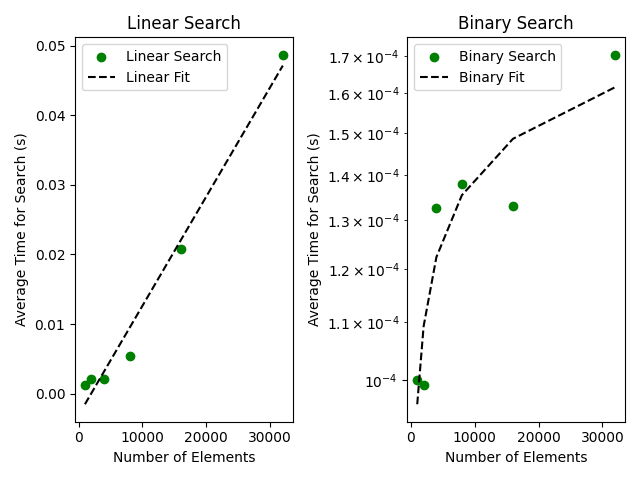

Reproduce this figure in Python.
import math
import timeit
import random
import matplotlib.pyplot as plt
import numpy as np
from scipy.optimize import curve_fit

def lin_search(sorted_list, key):
    i = 0
    for i in range(len(sorted_list)):
        if key == sorted_list[i]:
            return i
    return None

def bin_search(list, first, last, key):
    if first<= last:
        mid = math.floor((first+last)/2)
        if(key == list[mid]):
            return mid
        elif (key < list[mid]):
            return bin_search(list, first, mid-1, key )
        elif (key > list[mid]):
            return bin_search(list, mid+1, last, key)
        


def measure_lin_times(sorted_list):
    key =random.choice(sorted_list)
    times =  timeit.repeat(lambda:lin_search(sorted_list,key), number = 100, repeat = 1000)
    return times

def measure_bin_times(sorted_list):
    last_index = len(sorted_list) - 1
    key = random.choice(sorted_list)
    times =  timeit.repeat(lambda:bin_search(sorted_list,0, last_index,key), number = 100, repeat = 1000)
    return times

def average_time(list_of_times):
    total_sum = sum(list_of_times)
    return total_sum / len(list_of_times)

def fit_func(x, a, b):
    return a * np.log2(x) + b

def main():
    list_sizes = [1000, 2000, 4000, 8000, 16000, 32000]

    list_1000 = [i for i in range(1000)]
    list_2000 =  [i for i in range(2000)]
    list_4000 =  [i for i in range(4000)]
    list_8000=  [i for i in range(8000)]
    list_16000= [i for i in range(16000)]
    list_32000 = [i for i in range(32000)]

    average_lin_times = []
    average_bin_times = []

    lin_1000_avg = average_time(measure_lin_times(list_1000))
    bin_1000_avg = average_time(measure_bin_times(list_1000))
    average_lin_times.append(lin_1000_avg)
    average_bin_times.append(bin_1000_avg)


    lin_2000_avg = average_time(measure_lin_times(list_2000))
    bin_2000_avg = average_time(measure_bin_times(list_2000))
    average_lin_times.append(lin_2000_avg)
    average_bin_times.append(bin_2000_avg)

    lin_4000_avg = average_time(measure_lin_times(list_4000))
    bin_4000_avg = average_time(measure_bin_times(list_4000))
    average_lin_times.append(lin_4000_avg)
    average_bin_times.append(bin_4000_avg)

    lin_8000_avg = average_time(measure_lin_times(list_8000))
    bin_8000_avg = average_time(measure_bin_times(list_8000))
    average_lin_times.append(lin_8000_avg)
    average_bin_times.append(bin_8000_avg)


    lin_16000_avg = average_time(measure_lin_times(list_16000))
    bin_16000_avg = average_time(measure_bin_times(list_16000))
    average_lin_times.append(lin_16000_avg)
    average_bin_times.append(bin_16000_avg)

    lin_32000_avg = average_time(measure_lin_times(list_32000))
    bin_32000_avg = average_time(measure_bin_times(list_32000))
    average_lin_times.append(lin_32000_avg)
    average_bin_times.append(bin_32000_avg)

    plt.figure(num = 'ex5')
    plt.subplot(1,2,1)
    plt.title('Linear Search')
    slope, intercept = np.polyfit(list_sizes, average_lin_times, 1)
    linevalues = [slope * x + intercept for x in list_sizes]
    plt.scatter(list_sizes, average_lin_times, label='Linear Search', color='green')
    plt.plot(list_sizes, linevalues,'--', label = 'Linear Fit', color = 'black')
    plt.xlabel('Number of Elements')
    plt.ylabel('Average Time for Search (s)')
    plt.legend()


    plt.subplot(1,2,2)
    plt.title('Binary Search')
    popt_bin, _ = curve_fit(fit_func, list_sizes, average_bin_times, p0=[1,1])
    plt.scatter(list_sizes, average_bin_times, label='Binary Search', color='green')
    plt.plot(list_sizes, fit_func(list_sizes, *popt_bin), '--', color='black', label='Binary Fit')
    plt.yscale('log')
    plt.xlabel('Number of Elements')
    plt.ylabel('Average Time for Search (s)')
    plt.legend()
    plt.tight_layout()
    print("The linear model of the linear search function is: t = %.2e * n + %.2e" % (slope, intercept))
    print("The logarithmic model of the binary search function is %.2e * log2(n) + %.2e" % (popt_bin[0], popt_bin[1]))



    plt.savefig('ex5.png')
    plt.show()


    
  
   




if __name__ == "__main__":
    main()









# 4. The linear search method had a linear function while the binary search had
#    a logarithmic function. For linear search, the fitted curve is as follows: 7.75e-07 * n + 4.14e-03.
#    Meanwhile, for binary search, the fitted curve had a function of  1.02e-05 * log2(n) + 2.45e-05. 
#    These values and models were expected based on the search methods' respective 
#    time complexities. Linear search has time complexity of O(n) -- linear, while 
#    binary search has time complexity O(logn) -- logarithmic. These match with the measured
#    values
# 
